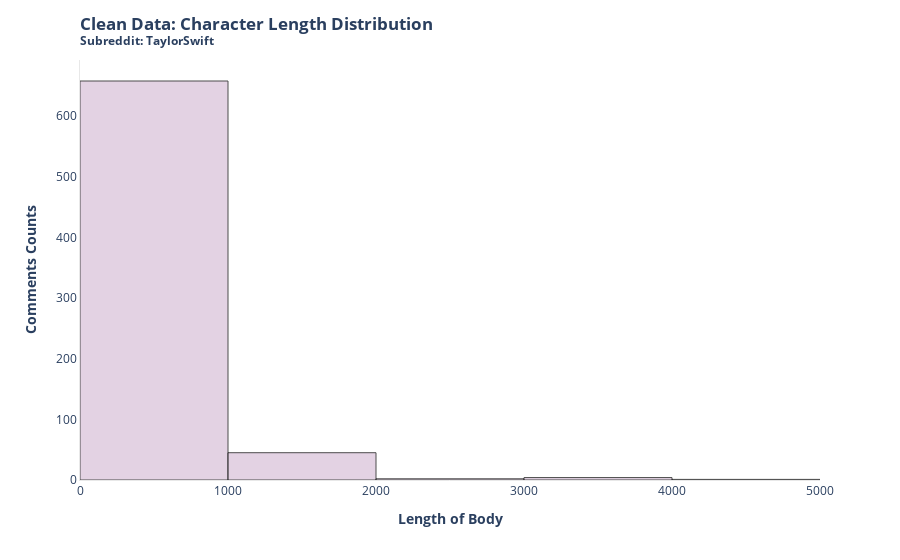

This figure's notebook cell:
### Code cell
# Define the bin edges
bin_edges = [i * 1000 for i in range(6)]  

# Calculate the histogram
hist, bin_edges = np.histogram(clean_comment_count_df['length_clean_body'], bins=bin_edges)

# Create a Plotly figure
fig = px.histogram(clean_comment_count_df, x='length_clean_body', nbins=len(bin_edges), opacity=0.7, labels={'length_clean_body': 'Length of Body'})

# Add a border to the bars
fig.update_traces(marker=dict(line=dict(color='black', width=1), color='#D8BFD8'))

fig.update_layout(
    xaxis_title='<b>Length of Body</b>',
    yaxis_title='<b>Comments Counts</b>',
)

fig.update_layout(
    title=go.layout.Title(
        text="<b>Clean Data: Character Length Distribution</b> <br><sup><b>Subreddit: TaylorSwift</b></sup>",
        xref="paper",
        x=0
    )
    )
# Set the background color to white
fig.update_layout(plot_bgcolor='white')

# Add axis lines
fig.update_xaxes(showline=True, linewidth=1, linecolor='#E8E8E8')
fig.update_yaxes(showline=True, linewidth=1, linecolor='#E8E8E8')

# Save the plot as an HTML file
fig.write_html("Users/cs2046/fall-2023-reddit-project-team-21/plots/clean_comment_count_plot.html")

fig.show()

### Figure 1 — Plotly figure (JSON) as saved in the notebook; plotly's stock layout.template omitted (floating-point values rounded to 4 significant figures; data arrays with more than 128 entries replaced by an {"elided": "..."} marker saying what was removed)
{"data": [{"alignmentgroup": "True", "bingroup": "x", "hovertemplate": "Length of Body=%{x}<br>count=%{y}<extra></extra>", "legendgroup": "", "marker": {"color": "#D8BFD8", "line": {"color": "black", "width": 1}, "opacity": 0.7}, "name": "", "nbinsx": 6, "offsetgroup": "", "orientation": "v", "showlegend": false, "type": "histogram", "x": {"elided": "710 int values"}, "xaxis": "x", "yaxis": "y"}], "layout": {"barmode": "relative", "legend": {"tracegroupgap": 0}, "margin": {"t": 60}, "plot_bgcolor": "white", "title": {"text": "<b>Clean Data: Character Length Distribution</b> <br><sup><b>Subreddit: TaylorSwift</b></sup>", "x": 0, "xref": "paper"}, "xaxis": {"anchor": "y", "domain": [0, 1], "linecolor": "#E8E8E8", "linewidth": 1, "showline": true, "title": {"text": "<b>Length of Body</b>"}}, "yaxis": {"anchor": "x", "domain": [0, 1], "linecolor": "#E8E8E8", "linewidth": 1, "showline": true, "title": {"text": "<b>Comments Counts</b>"}}}}
